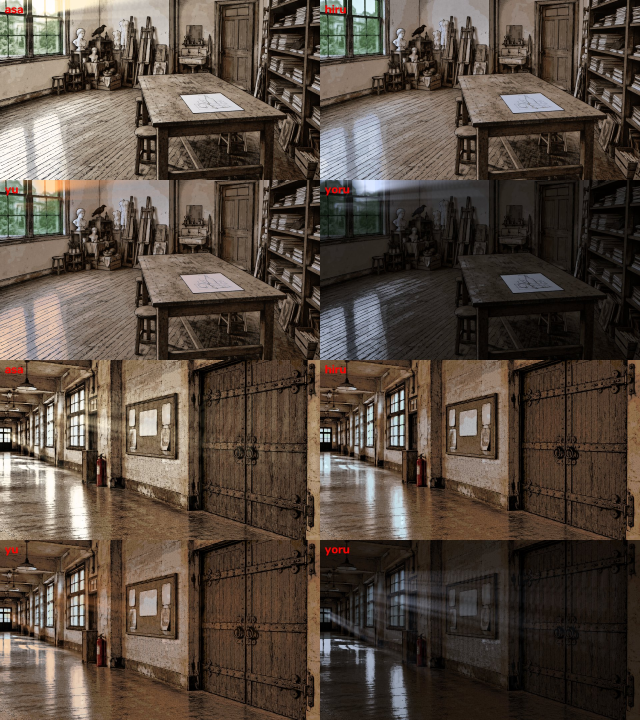
#> input picture design/manga-ui/timeofday-sample.jpg, 1920 x 2160 px (shown at 1/3 size)
$ python bg_pixel.py ../../design/manga-ui/timeofday-sample.jpg out.png
#> lines starting #> are read from the running program, lines starting #| are printed output that depends on the picture; after the words box and inside, x2 and y2 are one past the last pixel; in counts of white or black regions, pixels touching at a corner belong together
"""サイカチADV 背景ドット化（2026-10-22 新ルール版）
ルール：design/visual-rules/README.md 1章「背景ドット絵の描き方」
  - 背景に輪郭線は引かない。形は明暗の差で分ける
  - 陰影は素材ごとに2〜4段。広い面は2段。なだらかなグラデーションにしない
  - 細かく描くのは見せ場（--focus の範囲）だけ。それ以外は大きな面にまとめる
  - 時間帯（--time morning/day/after/night）で地の色を変える。暗部は寒色、明部は暖色。黒・灰色にしない
  - 鮮やかな色は小さな面（光源・手がかり）だけ残す
使い方：python3 bg_pixel_v5.py 入力 出力.png --time after --focus 0.22,0.12,0.78,0.80
"""
import argparse,cv2,numpy as np
from skimage.segmentation import felzenszwalb
W,H=320,180

# 時間帯の色の道筋（明るさ0〜1 → Labの色相・色み）。参考：2331/2332（夕方）、2335/2337（昼）、2336/2333（夜）
RAMPS={
 'after':[(0.00,295,16),(0.30,305,18),(0.50,340,18),(0.66,25,26),(0.82,60,32),(1.00,88,18)],
 'day':  [(0.00,275,14),(0.40,265,12),(0.70,240,6),(0.85,80,8),(1.00,90,4)],
 'night':[(0.00,235,8),(0.40,225,8),(0.70,215,10),(1.00,205,8)],
 'morning':[(0.00,260,8),(0.50,250,6),(0.80,85,8),(1.00,90,6)],
}
def ramp(t,name):
    pts=RAMPS[name];t=float(np.clip(t,0,1))
    for (t0,h0,c0),(t1,h1,c1) in zip(pts,pts[1:]):
        if t<=t1:
            u=(t-t0)/max(t1-t0,1e-6);d=((h1-h0+180)%360)-180
            return (h0+d*u)%360,c0+(c1-c0)*u
    return pts[-1][1],pts[-1][2]

def crop169(img):
    h,w=img.shape[:2];tw=min(w,h*16//9);th=tw*9//16;x=(w-tw)//2;y=(h-th)//2
#> after `h, w = img.shape[:2]`: h = 2160; w = 1920
#> after `tw = min(w, h * 16 // 9)`: tw = 1920
#> after `th = tw * 9 // 16`: th = 1080
#> after `x = (w - tw) // 2`: x = 0
#> after `y = (h - th) // 2`: y = 540
    return img[y:y+th,x:x+tw]
def lab(img):return cv2.cvtColor(img,cv2.COLOR_RGB2LAB).astype(np.float32)
def rgb(l):return cv2.cvtColor(np.clip(l,0,255).astype(np.uint8),cv2.COLOR_LAB2RGB)
def even_light(img,k):
    L=lab(img);low=cv2.GaussianBlur(L[...,0],(0,0),img.shape[1]/8)
    L[...,0]=L[...,0]-k*(low-low.mean());return rgb(L)

def segment(work,detail):
    sp,sr,scale,mins={1:(12,26,600,180),2:(8,18,220,60),3:(5,12,90,20)}[detail]
    return felzenszwalb(cv2.pyrMeanShiftFiltering(work,sp,sr),scale=scale,sigma=0.6,min_size=mins)

def despeckle(img):
    out=img.copy();h,w=img.shape[:2]
    for y in range(1,h-1):
        for x in range(1,w-1):
            c=tuple(img[y,x]);n=[tuple(img[y-1,x]),tuple(img[y+1,x]),tuple(img[y,x-1]),tuple(img[y,x+1])]
            if c not in n and n.count(n[0])>=3:out[y,x]=n[0]
    return out

def run(src,dst,time='after',focus=(0.22,0.12,0.78,0.80),tint=0.7,evenlight=0.7,colors=32,minL=0.07):
    img=crop169(cv2.cvtColor(cv2.imread(src),cv2.COLOR_BGR2RGB))
    if evenlight:img=even_light(img,evenlight)
    work=cv2.resize(img,(W*2,H*2),interpolation=cv2.INTER_AREA)
    # 見せ場だけ細かく分け、他は大きな面にまとめる
    fine=segment(work,3);coarse=segment(work,2)
#> in segment, `return felzenszwalb(cv2.pyrMeanShiftFiltering(work,sp,sr),scale=scale,..`: returned value: shape (360, 640) int64; 1536 distinct labels, from 0 to 1535
#> call 2 of segment, with detail = 2
#> in segment (call 2), `return felzenszwalb(cv2.pyrMeanShiftFiltering(work,sp,sr),scale=scale,..`:
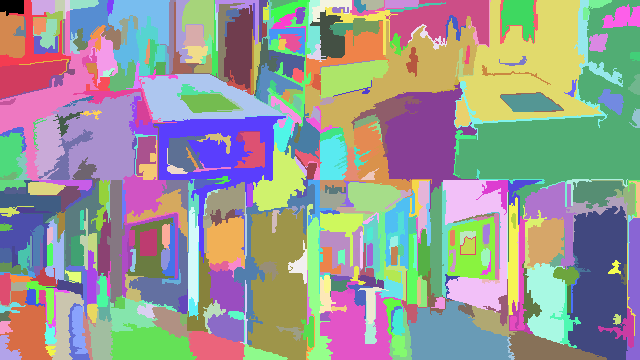
#> returned value: shape (360, 640) int64; 440 distinct labels, from 0 to 439; one colour per label, 0 black
    fm=np.zeros(work.shape[:2],bool);x0,y0,x1,y1=focus
    fm[int(y0*H*2):int(y1*H*2),int(x0*W*2):int(x1*W*2)]=True
    seg=np.where(fm,fine,coarse+fine.max()+1)[::2,::2];focus320=fm[::2,::2]
#> after `seg = np.where(fm, fine, coarse + fine.max() + 1)[::2, ::2]`:
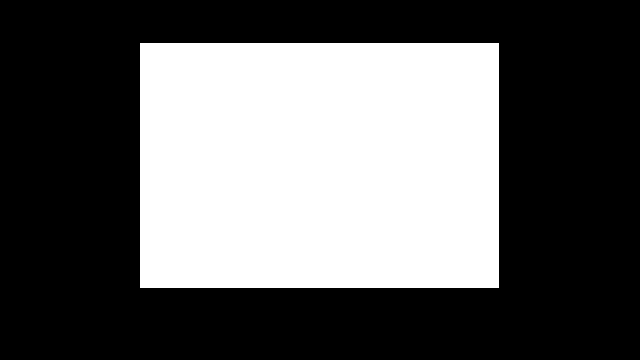
#> fm: shape (360, 640) bool; 38.2% white; 1 white region, box (x1, y1, x2, y2) and area: (140, 43, 499, 288) 87955
#> after `focus320 = fm[::2, ::2]`: focus320: shape (180, 320) bool; 38.1% white; 1 white region, box (x1, y1, x2, y2) and area: (70, 22, 250, 144) 21960
    Lab=lab(cv2.resize(cv2.GaussianBlur(work,(0,0),1.0),(W,H),interpolation=cv2.INTER_AREA));L=Lab[...,0]
#> after `L = Lab[..., 0]`:
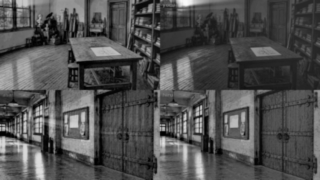
#> L: shape (180, 320) float32; min 0, max 250, mean 79.2
    out=np.zeros((H,W,3),np.float32);big=np.zeros((H,W),bool)
    Lmin,Lmax=np.percentile(L,1),np.percentile(L,99.5)
#> Lmin = 7; Lmax = 208
    for r in np.unique(seg):
        m=seg==r;n=m.sum();Ls=L[m];med=np.median(Lab[m],0)
        area=n/(W*H)
        # 段の数：広い面2段、見せ場の小物4段、その他3段
        steps=1 if area>0.06 else 2 if area>0.03 else (4 if focus320[m].mean()>0.5 else 3)
        if area>0.03:big[m]=True
        if n<12 or np.percentile(Ls,90)-np.percentile(Ls,10)<5:steps=1
        if steps==1:lev=np.zeros(n,int);vals=[np.median(Ls)]
        else:
            qs=np.percentile(Ls,np.linspace(0,100,steps+1)[1:-1])
            lev=np.digitize(Ls,qs);vals=[np.median(Ls[lev==k]) if (lev==k).any() else np.median(Ls) for k in range(steps)]
        mch=np.hypot(med[1]-128,med[2]-128);mh=np.degrees(np.arctan2(med[2]-128,med[1]-128))%360
        accent=area<0.004 and mch>20 and focus320[m].mean()>0.5  # 小さく鮮やかな物（果物など）は自分の色を残す
        ys,xs=np.where(m)
        for k in range(len(vals)):
            sel=lev==k
            t=(vals[k]-Lmin)/max(Lmax-Lmin,1);t=float(np.clip(t,0,1));t=t*t*(3-2*t)*0.6+t*0.4  # 明暗の差を少し強める
            Lo=255*(minL+(0.96-minL)*np.clip(t,0,1))
            rh,rc=ramp(t,time)
            if accent:hh,cc=mh,max(mch*0.9,rc)
            else:
                d=((rh-mh+180)%360)-180;hh=(mh+d*tint)%360
                cc=mch*0.45*(1-tint)+rc*tint
            cc=max(cc,4.0)  # 灰色にしない
            out[ys[sel],xs[sel]]=(Lo,128+cc*np.cos(np.radians(hh)),128+cc*np.sin(np.radians(hh)))
#> this loop made 993 passes
#> (r, n, Ls, med, area, lev, vals) on passes 1, 5, 10, 12, 14, 16, 20, 21: (17, 3, [79, 63, 59], [63, 132, 136], 5.21e-05, [0, 0, 0], [63]), (43, 1, [65], [65, 129, 129], 1.74e-05, [0], [65]), (71, 2, [85, 99], [92, 132, 138], 3.47e-05, [0, 0], [92]), (75, 4, [44, 42, 40, 33], [41, 131.5, 135.5], 6.94e-05, [0, 0, 0, 0], [41]), (128, 3, [86, 92, 98], [92, 132, 138], 5.21e-05, [0, 0, 0], [92]), (141, 5, [47, 57, 46, 58, 61], [57, 129, 131], 8.68e-05, [0, 0, 0, 0, 0], [57]), (154, 1, [63], [63, 129, 127], 1.74e-05, [0], [63]), (162, 5, [83, 90, 83, 84, 79], [83, 132, 138], 8.68e-05, [0, 0, 0, 0, 0], [83])
#> (r, n, Ls, med, area, lev, vals) on pass 43: (227, 1, [72], [72, 132, 138], 1.74e-05, [0], [72])
#> pass 1, in run, `m = seg == r`:
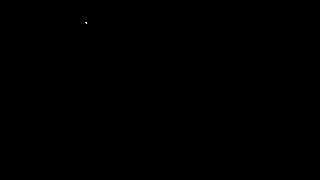
#> m: shape (180, 320) bool; 0.01% white in thin lines or dots, all inside (x1, y1, x2, y2) = (85, 22, 87, 24)
#> after the loop: big: shape (180, 320) bool; 12% white; 3 white regions (1 under 20 px), largest, box (x1, y1, x2, y2) and area: (245, 0, 320, 110) 5140, (284, 103, 314, 180) 1793
#> after the loop: m: shape (180, 320) bool; 0.03% white; 1 white region, box (x1, y1, x2, y2) and area: (23, 173, 28, 178) 20
#> after the loop:
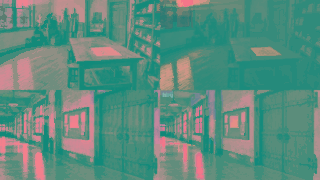
#> out: shape (180, 320, 3) float32; mean R, G, B 93.4, 140.4, 127.2
    col=rgb(out)
    X=lab(col).reshape(-1,3)
    _,lbl,cen=cv2.kmeans(X,colors,None,(cv2.TERM_CRITERIA_EPS+cv2.TERM_CRITERIA_MAX_ITER,40,0.3),5,cv2.KMEANS_PP_CENTERS)
    lbl=lbl.reshape(H,W)
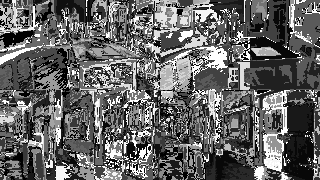
#> lbl: shape (180, 320) int32; min 0, max 31, mean 12.3; drawn with min black and max white
    # 見せ場の外は、面の境目のギザギザを多数決でならす（大きな面を平らに）
    acc=np.stack([cv2.boxFilter((lbl==j).astype(np.float32),-1,(7,7),normalize=False) for j in range(colors)],-1)
    sm=acc.argmax(-1);lbl=np.where(big,sm,lbl)  # 広い面（壁・床・天井）だけ平らにならす
#> after `sm = acc.argmax(-1)`:
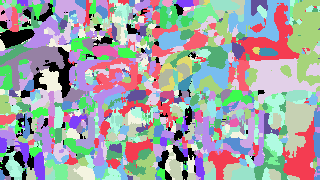
#> sm: shape (180, 320) int64; 32 distinct labels, from 0 to 31; one colour per label, 0 black
    o=despeckle(rgb(cen[lbl].reshape(H,W,3)))
#> after the loop in despeckle, `for y in range(1,h-1):`: out: shape (180, 320, 3); mean R, G, B 104.2, 81.4, 89.8
    cv2.imwrite(dst,cv2.cvtColor(o,cv2.COLOR_RGB2BGR))
    print('OK',dst,W,'x',H,len(np.unique(o.reshape(-1,3),axis=0)),'色')
#| OK out.png 320 x 180 32 色

if __name__=='__main__':
    a=argparse.ArgumentParser();a.add_argument('src');a.add_argument('dst')
    a.add_argument('--time',default='after',choices=list(RAMPS))
    a.add_argument('--focus',default='0.22,0.12,0.78,0.80',help='見せ場の範囲（左,上,右,下 を画面比で）')
    a.add_argument('--tint',type=float,default=0.7,help='時間帯の色に寄せる強さ（0=素材の色のまま、1=時間帯の色だけ）')
    a.add_argument('--colors',type=int,default=32)
    a.add_argument('--evenlight',type=float,default=0.7)
    o=a.parse_args()
    run(o.src,o.dst,o.time,tuple(float(v) for v in o.focus.split(',')),o.tint,o.evenlight,o.colors)
